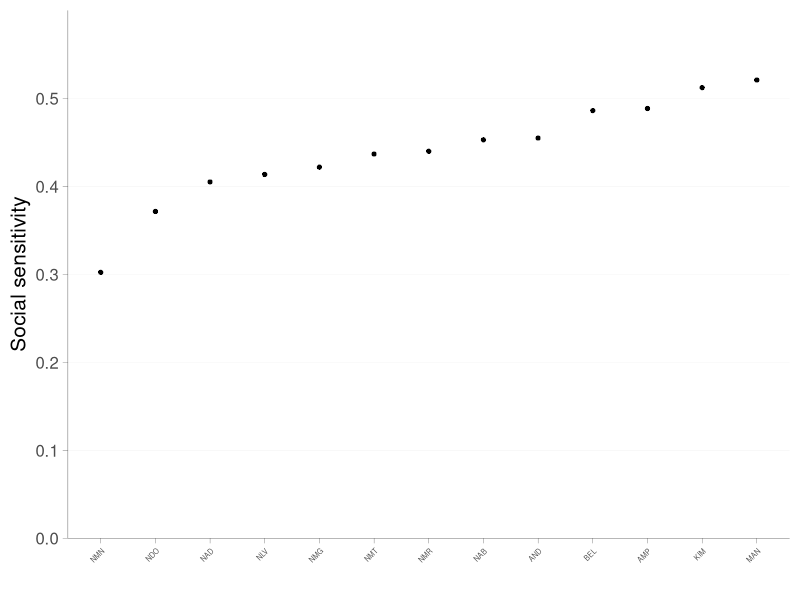
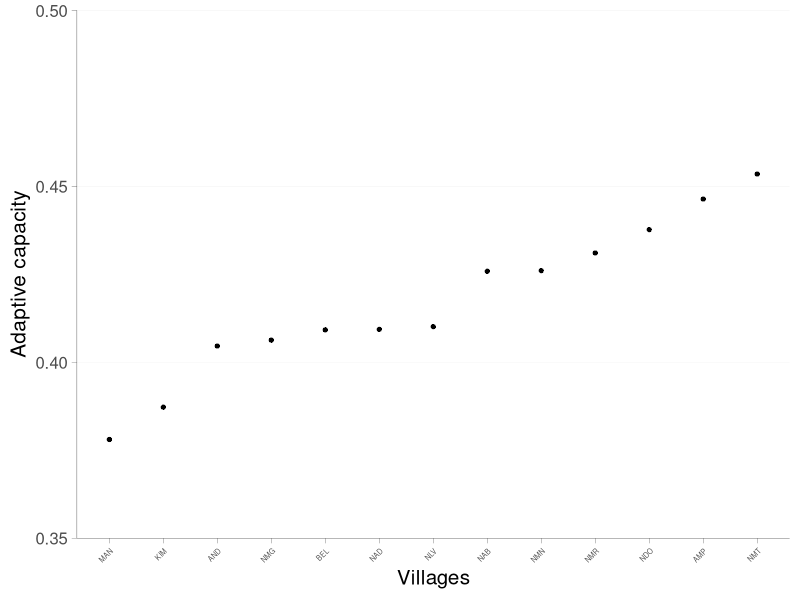
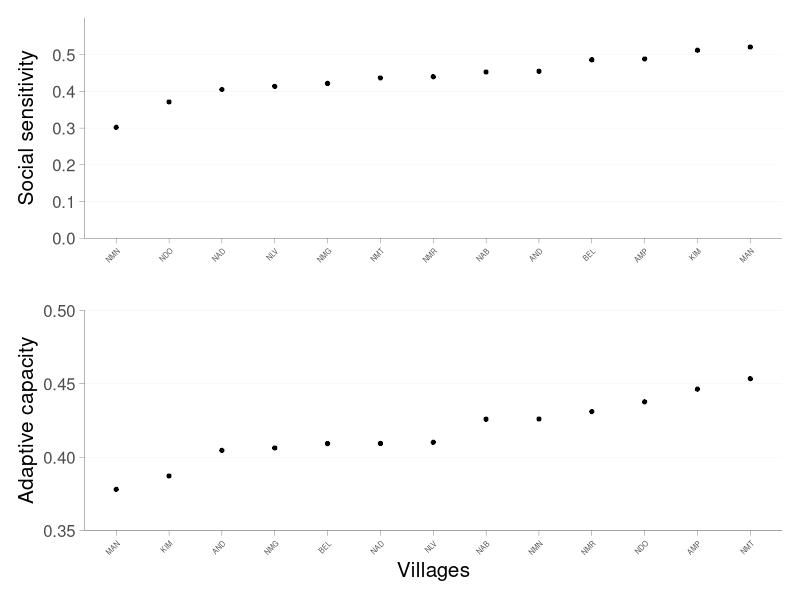
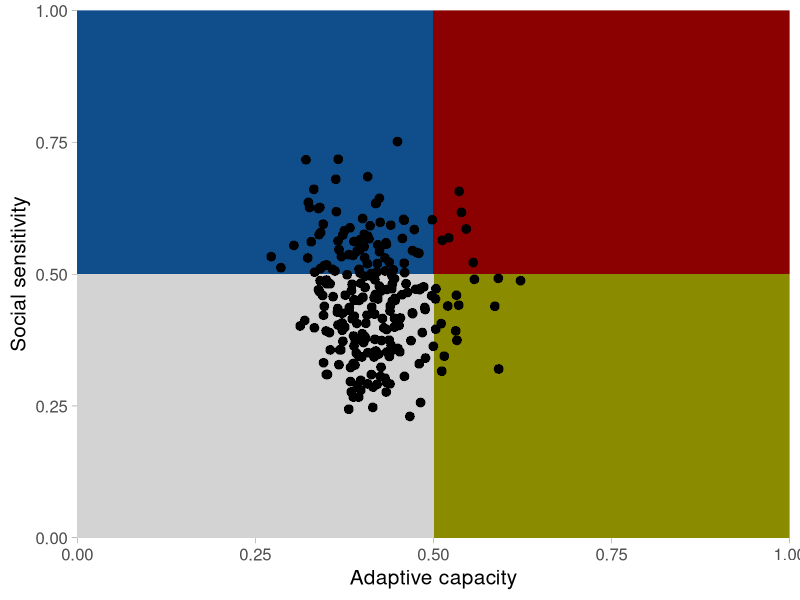
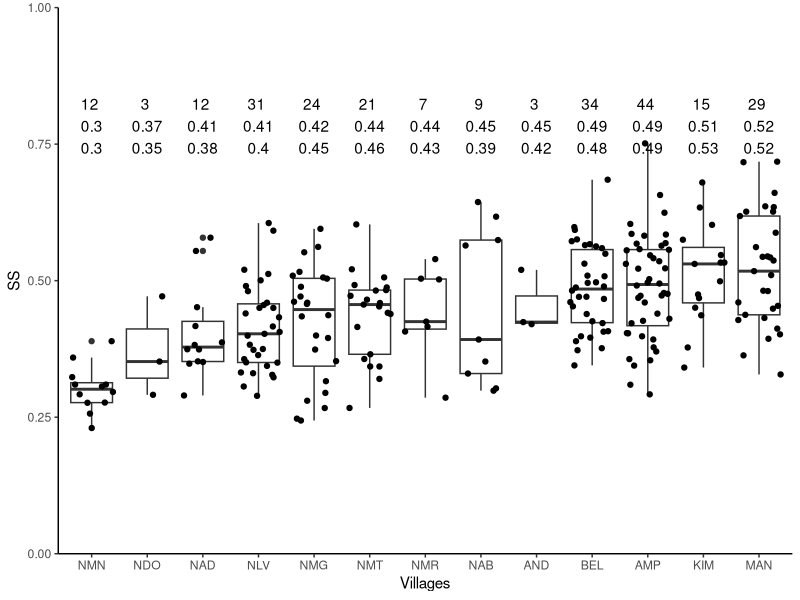
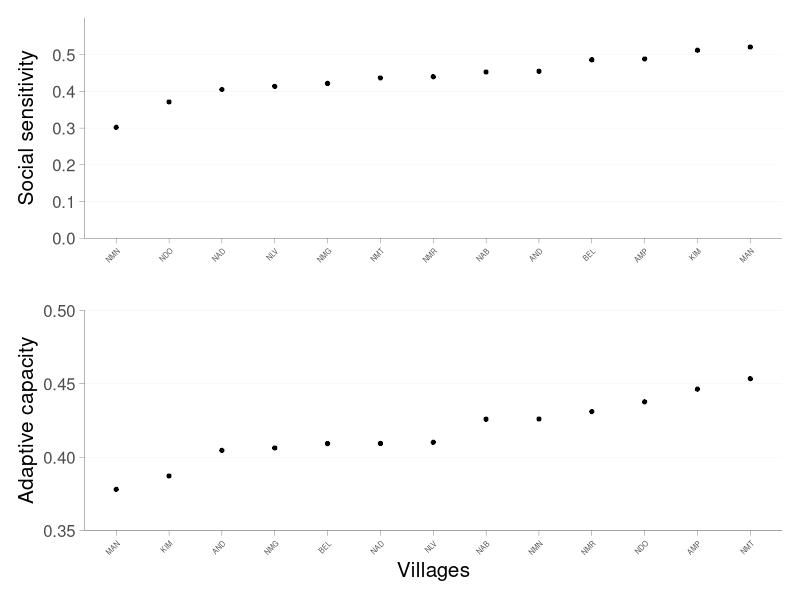
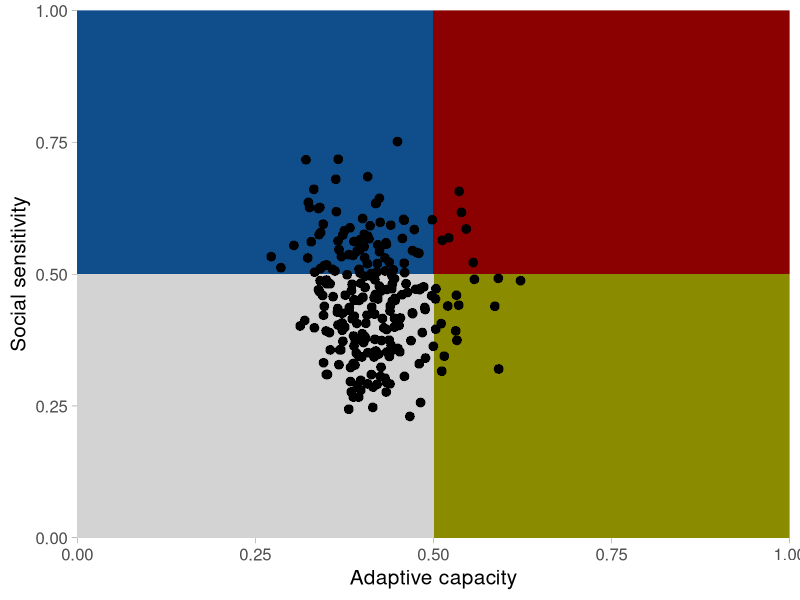
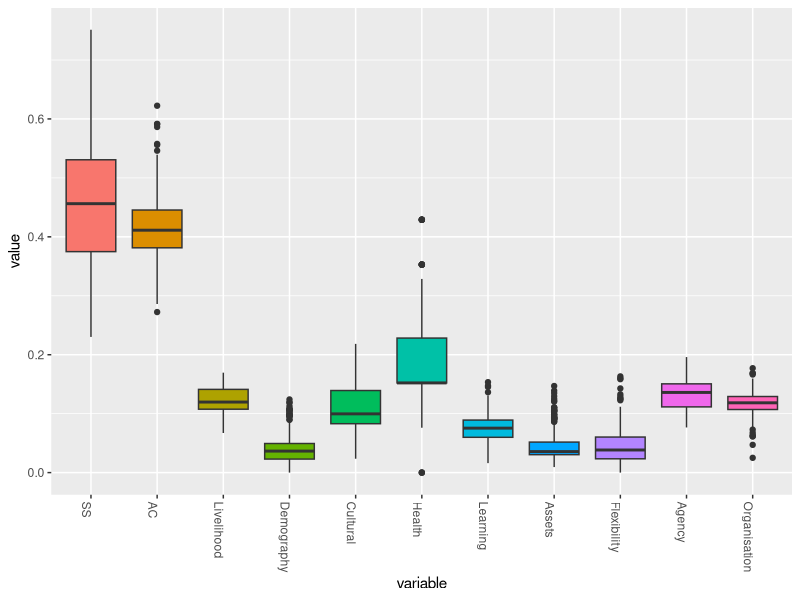

Generate these figures, in order, with R:
library(dplyr);library(ggplot2);library(readr)
data_ <- read_csv("2_Data/blue_ventures_data/ccva_data_bv.csv")
colnames(data_) <- c("HH","SS","AC","Livelihood","Demography","Cultural","Health","Learning","Assets","Flexibility","Agency","Organisation")

data_$villages <- stringr::str_extract(data_$HH, "^.{3}")

data_gg <- aggregate( .~ villages, data_[-1], mean)
(ss_bar <- ggplot(data = data_gg)+geom_point(aes(x=reorder(villages,SS), y=SS), size = 1.5, position = position_dodge2(width =.5), stroke = .2)+
    labs(x = "", y = "Social sensitivity")+ scale_y_continuous(expand = c(0,0), limits = c(0,.6))+theme_classic(base_size = 15)+
    theme(legend.text = element_text(size = 8),
          legend.spacing.y = element_blank(), 
          legend.background = element_rect(fill = NA),
          panel.grid.major.y = element_line(linewidth = .1),
          panel.grid.major.x = element_blank(),
          axis.text.x = element_text(size = 5, angle = 45, vjust = 1, hjust = 1),
          axis.line = element_line(linewidth = .1), 
          axis.ticks = element_line(linewidth = .1)))

(ac_bar <- ggplot(data = data_gg)+geom_point(aes(x=reorder(villages,AC), y=AC), size = 1.5, position = position_dodge2(width =.5), stroke = .2)+
    labs(x = "Villages", y = "Adaptive capacity")+ scale_y_continuous(expand = c(0,0), limits = c(0.35,.5))+theme_classic(base_size = 15)+
    theme(legend.text = element_text(size = 8),
          legend.spacing.y = element_blank(), 
          legend.background = element_rect(fill = NA),
          panel.grid.major.y = element_line(linewidth = .1),
          panel.grid.major.x = element_blank(),
          axis.text.x = element_text(size = 5, angle = 45, vjust = 1, hjust = 1),
          axis.line = element_line(linewidth = .1), 
          axis.ticks = element_line(linewidth = .1)))

library(patchwork)
ss_bar/ac_bar
ggsave("3_Outputs/plots/mdg_files/bar.png", dpi = 1200, height = 5, width = 4)


library(ggthemes);library(ggrepel)
yR <- range(data_$SS);xR <- range(data_$AC)
lgd <- expand.grid(x = seq(0,1,diff(xR)/500), y = seq(0,1,diff(yR)/500)) %>% mutate(brk1 = ntile(x,2), brk2 = ntile(y,2),brks = paste(brk1, brk2))
(biplot <- ggplot()+
    geom_raster(data = lgd, aes(x = x, y = y, fill = brks))+scale_fill_viridis_c()+
    scale_fill_manual(values = c("1 1"="#d3d3d3", "1 2"="dodgerblue4", "2 1"="yellow4", "2 2"="red4"))+
    geom_point(data = data_, aes(x = AC, y = SS),size = 3, stroke = .2) +
    #geom_text_repel(data = data_, aes(x = AC, y = SS, label = villages),size = 3, colour = "white")+
    scale_y_continuous(name = "Social sensitivity",expand = c(0,0))+
    scale_x_continuous(name = "Adaptive capacity",expand = c(0,0))+ 
    theme_bw(base_size = 15)+
    guides(shape="none")+
    theme(legend.position = "none",
          panel.grid = element_blank(),
          legend.title = element_blank(),
          legend.background = element_rect(fill = NA),
          legend.key.size = unit(1,'cm'),
          legend.text = element_text(size = 5),
          legend.key.height = unit(.1, 'cm'),
          legend.key.width = unit(.2, 'cm'),
          axis.ticks = element_line(linewidth = .1),
          panel.border = element_blank()))
ggsave("3_Outputs/plots/mdg_/mdg_biplot.png", dpi = 1200, height = 4, width = 4)



# other plot
require(reshape2)
domains<-ggplot(data = melt(data_), aes(x=variable, y=value)) + geom_boxplot(aes(fill=variable))+ theme(legend.position="none", axis.text.x=element_text(angle = -90, hjust = 0))
ggsave("3_Outputs/plots/mdg_/mdg_domains.png", dpi = 1200, height = 4, width = 4) +  geom_jitter() 




get_box_stats <- function(y, upper_limit = max(data_$SS) * 1.15) {
  return(data.frame(
    y = 0.95 * upper_limit,
    label = paste(length(y), "\n",
                  round(mean(y,na.r=T), 2), "\n",
                  round(median(y,na.r=T), 2), "\n"
    )
  ))
}



(SS<-ggplot(na.omit(data_), aes(x = reorder(villages,SS), y = SS, fill = SS)) +
  geom_boxplot() +
  stat_summary(fun.data = get_box_stats, geom = "text", hjust = 0.5, vjust = 0.9) +
  theme_classic() + geom_jitter() + theme(legend.position="none") + xlab("Villages") + scale_y_continuous(limit= c(0, 1), expand = c(0,0)))

ggsave("3_Outputs/plots/mdg_/mdg_SSplot.png", dpi = 1200, height = 4, width = 8)


